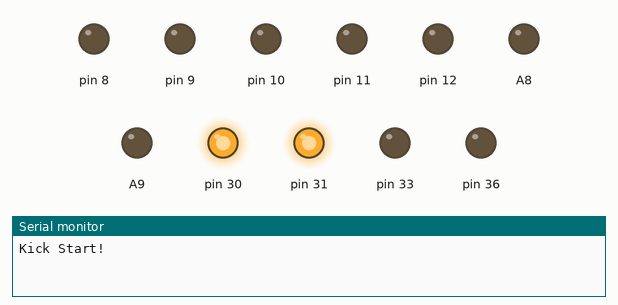
A sketch run on a simulated Teensy 4. On the bench: output pins drawn as LEDs (lit = HIGH), the last lines printed to the serial monitor.

Above: at 0.02 s.
At 2.5 s:
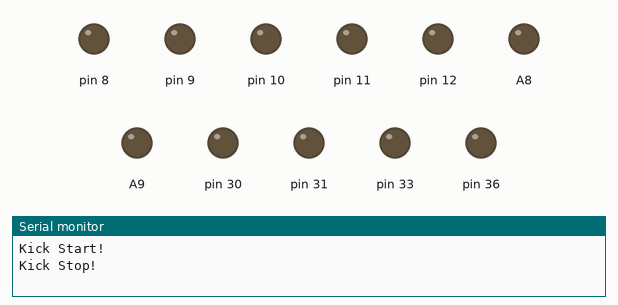
Timing chart, 0 to 6.6 s (numbered marks = the images above):
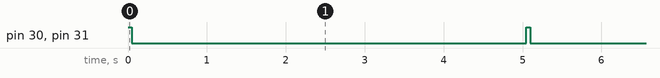

The sketch:

teensy-kicker.ino
```cpp
#include "teensy.hpp"

robot::Teensy teensyBoard;

void setup() {

  teensyBoard.init();

  Serial.begin(115200);
}

void loop() {
  digitalWrite(robot::pin::teensy::KICKER_STROKE, HIGH);
  digitalWrite(robot::pin::teensy::KICKER_CHIP, HIGH);
  Serial.println("Kick Start!");
  delay(50);
  digitalWrite(robot::pin::teensy::KICKER_STROKE, LOW);
  digitalWrite(robot::pin::teensy::KICKER_CHIP, LOW);
  Serial.println("Kick Stop!");
  delay(5000);
}
```

teensy.cpp
```cpp
#include "teensy.hpp"

namespace robot{
  void Teensy::init(){
    // Motor
    pinMode(robot::pin::teensy::MOTOR_EN, OUTPUT);
    for(auto& MOTOR_PWM : robot::pin::teensy::MOTOR_PWMs){
      pinMode(MOTOR_PWM, OUTPUT);
    }

    // BallCatchSensor
    pinMode(robot::pin::teensy::BALLCATCH_FRONT, INPUT);
    pinMode(robot::pin::teensy::BALLCATCH_BACK, INPUT);

    // Kicker
    pinMode(robot::pin::teensy::KICKER_STROKE, OUTPUT);
    pinMode(robot::pin::teensy::KICKER_CHIP, OUTPUT);

    // Dribbler
    pinMode(robot::pin::teensy::DRIBBLER_FRONT_EN, OUTPUT);
    pinMode(robot::pin::teensy::DRIBBLER_FRONT_PH, OUTPUT);
    pinMode(robot::pin::teensy::DRIBBLER_BACK, OUTPUT);

    // LED
    pinMode(robot::pin::teensy::LED, OUTPUT);

    // Serial (With LineSensor)
    Serial1.begin(115200);

    // Serial (With ESP32_1)
    Serial2.begin(115200);

    // Serial (With ESP32_2)
    Serial3.begin(115200);

    // Serial (With UnitV1)
    Serial4.begin(115200);

    // Serial (With UnitV2)
    Serial5.begin(115200);

    // Serial (With UnitV3)
    Serial6.begin(115200);

    // Serial (With UnitV4)
    Serial7.begin(115200);

    // Serial (With UnitV5)
    Serial8.begin(115200);
  }
}
```

teensy.hpp
```cpp
#pragma once

#include <Arduino.h>

#include <cstdint>
#include <array>

namespace robot{
  class Teensy{
   public:
    Teensy() = default;
    ~Teensy() = default;

    void init();
  };
}

namespace robot::pin::teensy{
  static constexpr uint8_t MOTOR_EN = 8;
  static constexpr std::array<uint8_t, 4> MOTOR_PWMs = {9, 10, 11, 12};

  static constexpr uint8_t BALLCATCH_FRONT = 26;
  static constexpr uint8_t BALLCATCH_BACK = 27;

  static constexpr uint8_t KICKER_STROKE = 30;
  static constexpr uint8_t KICKER_CHIP = 31;

  static constexpr uint8_t DRIBBLER_FRONT_EN = 22;
  static constexpr uint8_t DRIBBLER_FRONT_PH = 23;

  static constexpr uint8_t DRIBBLER_BACK = 36;

  static constexpr uint8_t LED = 33;
}
```

Measured:
- by itself, pin 30, pin 31: alternates HIGH for 0.05 s and LOW for 5.0 s
